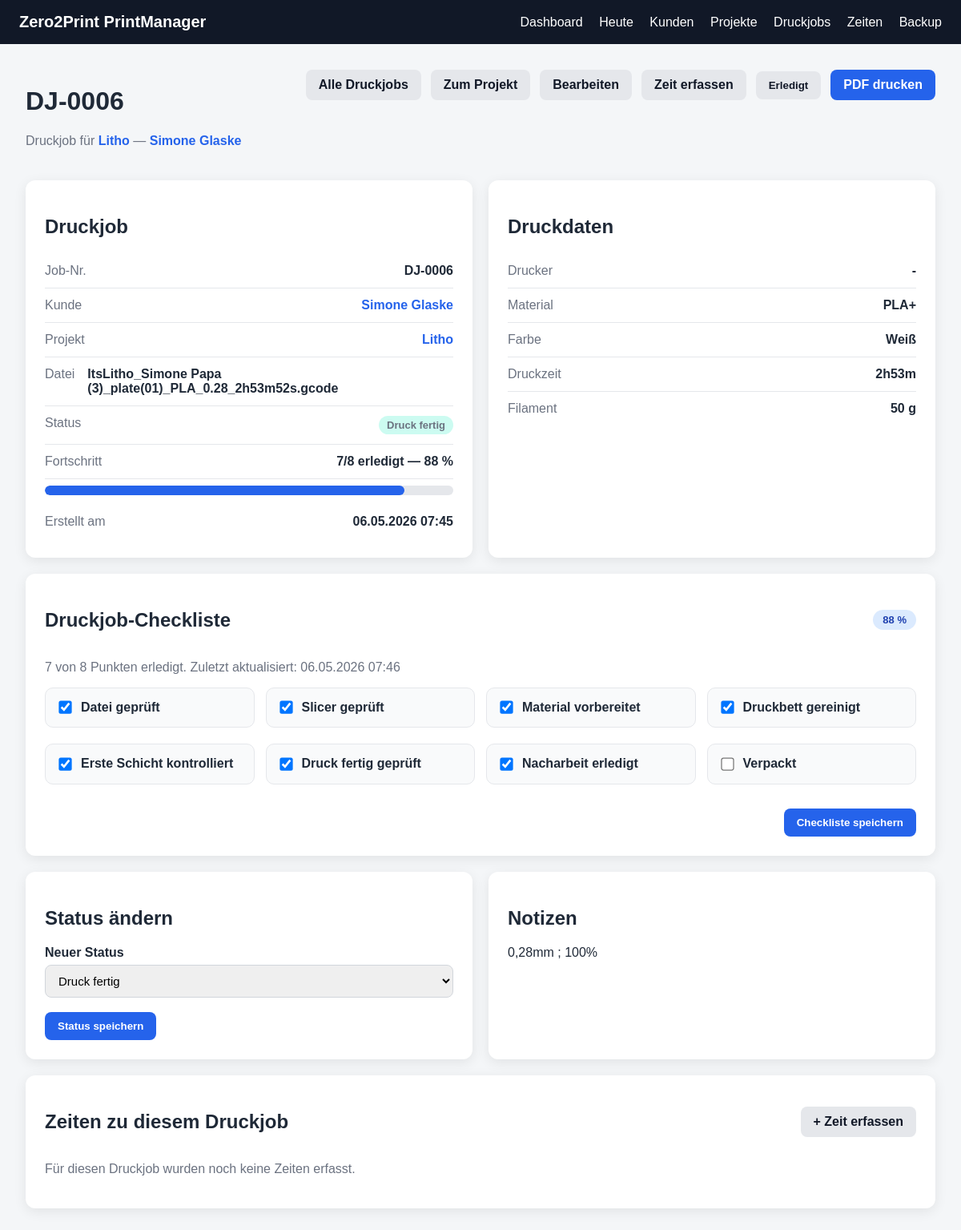
Screenshot of /jobs/6 with the database file from the repository.
### app/models.py (models this page shows)
class PrintJob(Base):
    __tablename__ = "print_jobs"
    id = Column(Integer, primary_key=True, index=True)
    project_id = Column(Integer, ForeignKey("projects.id"), nullable=False)
    file_id = Column(Integer, ForeignKey("project_files.id"), nullable=True)
    printer_name = Column(String, nullable=True)
    material = Column(String, nullable=True)
    color = Column(String, nullable=True)
    planned_print_time = Column(String, nullable=True)
    planned_weight_grams = Column(Integer, nullable=True)
    status = Column(String, default="Bereit zum Druck")
    notes = Column(Text, nullable=True)
    created_at = Column(DateTime, default=datetime.utcnow)
    project = relationship("Project", back_populates="print_jobs")
    file = relationship("ProjectFile", back_populates="print_jobs")
    time_entries = relationship(
        "TimeEntry",
        back_populates="print_job"
    )
    checklist = relationship(
        "PrintJobChecklist",
        back_populates="print_job",
        uselist=False,
        cascade="all, delete-orphan"
    )

class Project(Base):
    __tablename__ = "projects"
    id = Column(Integer, primary_key=True, index=True)
    customer_id = Column(Integer, ForeignKey("customers.id"), nullable=False)
    name = Column(String, nullable=False)
    description = Column(Text, nullable=True)
    status = Column(String, default="Anfrage")
    deadline = Column(String, nullable=True)
    note = Column(Text, nullable=True)
    created_at = Column(DateTime, default=datetime.utcnow)
    customer = relationship("Customer", back_populates="projects")
    files = relationship(
        "ProjectFile",
        back_populates="project",
        cascade="all, delete-orphan"
    )
    print_jobs = relationship(
        "PrintJob",
        back_populates="project",
        cascade="all, delete-orphan"
    )
    time_entries = relationship(
        "TimeEntry",
        back_populates="project",
        cascade="all, delete-orphan"
    )

class Customer(Base):
    __tablename__ = "customers"
    id = Column(Integer, primary_key=True, index=True)
    name = Column(String, nullable=False)
    email = Column(String, nullable=True)
    phone = Column(String, nullable=True)
    note = Column(Text, nullable=True)
    created_at = Column(DateTime, default=datetime.utcnow)
    projects = relationship(
        "Project",
        back_populates="customer",
        cascade="all, delete-orphan"
    )

class ProjectFile(Base):
    __tablename__ = "project_files"
    id = Column(Integer, primary_key=True, index=True)
    project_id = Column(Integer, ForeignKey("projects.id"), nullable=False)
    original_filename = Column(String, nullable=False)
    stored_filename = Column(String, nullable=False)
    file_path = Column(String, nullable=False)
    file_type = Column(String, nullable=True)
    version = Column(String, nullable=True)
    note = Column(Text, nullable=True)
    uploaded_at = Column(DateTime, default=datetime.utcnow)
    project = relationship("Project", back_populates="files")
    print_jobs = relationship(
        "PrintJob",
        back_populates="file"
    )

class PrintJobChecklist(Base):
    __tablename__ = "print_job_checklists"
    id = Column(Integer, primary_key=True, index=True)
    print_job_id = Column(Integer, ForeignKey("print_jobs.id"), nullable=False, unique=True)
    file_checked = Column(Boolean, default=False)
    slicer_checked = Column(Boolean, default=False)
    material_ready = Column(Boolean, default=False)
    bed_cleaned = Column(Boolean, default=False)
    first_layer_checked = Column(Boolean, default=False)
    print_finished_checked = Column(Boolean, default=False)
    post_processing_done = Column(Boolean, default=False)
    packed = Column(Boolean, default=False)
    updated_at = Column(DateTime, default=datetime.utcnow)
    print_job = relationship("PrintJob", back_populates="checklist")

### app/routes/print_jobs.py (the view)
@router.get("/{job_id}")
def print_job_detail(
    job_id: int,
    request: Request,
    db: Session = Depends(get_db)
):
    job = db.query(PrintJob).filter(PrintJob.id == job_id).first()
    if not job:
        return templates.TemplateResponse(
            request=request,
            name="not_found.html",
            context={
                "title": "Nicht gefunden",
                "message": "Druckjob wurde nicht gefunden."
            },
            status_code=404
        )
    checklist = get_or_create_checklist(db, job)
    return templates.TemplateResponse(
        request=request,
        name="print_job_detail.html",
        context={
            "title": f"DJ-{job.id:04d}",
            "job": job,
            "checklist": checklist
        }
    )

### app/templates/print_job_detail.html (shortened to what this page needs)
{% extends "base.html" %}
{% block content %}
<div class="page-header">
    <div>
        <h1>DJ-{{ "%04d"|format(job.id) }}</h1>
        <p class="muted">
            Druckjob für
            <a class="link-btn" href="/projects/{{ job.project.id }}">{{ job.project.name }}</a>
            —
            <a class="link-btn" href="/customers/{{ job.project.customer.id }}">{{ job.project.customer.name }}</a>
        </p>
    </div>
    <div class="header-actions">
        <a class="btn-secondary" href="/jobs">Alle Druckjobs</a>
        <a class="btn-secondary" href="/projects/{{ job.project.id }}">Zum Projekt</a>
        <a class="btn-secondary" href="/jobs/{{ job.id }}/edit">Bearbeiten</a>
        <a class="btn-secondary" href="/time/new?project_id={{ job.project.id }}&job_id={{ job.id }}">Zeit erfassen</a>
        <form method="post" action="/jobs/{{ job.id }}/done" onsubmit="return confirm('Druckjob als erledigt markieren?');">
            <button class="btn-secondary" type="submit">Erledigt</button>
        </form>
        <a class="btn" href="/jobs/{{ job.id }}/pdf" target="_blank">PDF drucken</a>
    </div>
</div>
<div class="detail-grid">
    <div class="page-card">
        <h2>Druckjob</h2>
        <div class="detail-row">
            <span>Job-Nr.</span>
            <strong>DJ-{{ "%04d"|format(job.id) }}</strong>
        </div>
        <div class="detail-row">
            <span>Kunde</span>
            <strong>
                <a class="link-btn" href="/customers/{{ job.project.customer.id }}">
                    {{ job.project.customer.name }}
                </a>
            </strong>
        </div>
        <div class="detail-row">
            <span>Projekt</span>
            <strong>
                <a class="link-btn" href="/projects/{{ job.project.id }}">
                    {{ job.project.name }}
                </a>
            </strong>
        </div>
        <div class="detail-row">
            <span>Datei</span>
            <strong>
                {% if job.file %}
                    {{ job.file.original_filename }}
                {% else %}
                    -
                {% endif %}
            </strong>
        </div>
        <div class="detail-row">
            <span>Status</span>
            <strong>
                <span class="status-pill {{ status_class(job.status) }}">
                    {{ job.status }}
                </span>
            </strong>
        </div>
        <div class="detail-row">
            <span>Fortschritt</span>
            <strong>
                {{ checklist_done_count(job) }}/{{ checklist_total_count() }} erledigt
                —
                {{ checklist_progress(job) }} %
            </strong>
        </div>
        <div class="progress-bar-wrap">
            <div class="progress-bar {{ checklist_progress_class(job) }}" style="width: {{ checklist_progress(job) }}%;"></div>
        </div>
        <div class="detail-row">
            <span>Erstellt am</span>
            <strong>{{ job.created_at.strftime("%d.%m.%Y %H:%M") }}</strong>
        </div>
    </div>
    <div class="page-card">
        <h2>Druckdaten</h2>
        <div class="detail-row">
            <span>Drucker</span>
            <strong>{{ job.printer_name or "-" }}</strong>
        </div>
        <div class="detail-row">
            <span>Material</span>
            <strong>{{ job.material or "-" }}</strong>
        </div>
        <div class="detail-row">
            <span>Farbe</span>
            <strong>{{ job.color or "-" }}</strong>
        </div>
        <div class="detail-row">
            <span>Druckzeit</span>
            <strong>{{ job.planned_print_time or "-" }}</strong>
        </div>
        <div class="detail-row">
            <span>Filament</span>
            <strong>
                {% if job.planned_weight_grams %}
                    {{ job.planned_weight_grams }} g
                {% else %}
                    -
                {% endif %}
            </strong>
        </div>
    </div>
</div>
<div class="page-card mt">
    <div class="section-header">
        <h2>Druckjob-Checkliste</h2>
        <span class="progress-pill {{ checklist_progress_class(job) }}">
            {{ checklist_progress(job) }} %
        </span>
    </div>
    <p class="muted">
        {{ checklist_done_count(job) }} von {{ checklist_total_count() }} Punkten erledigt.
        {% if checklist and checklist.updated_at %}
            Zuletzt aktualisiert: {{ checklist.updated_at.strftime("%d.%m.%Y %H:%M") }}
        {% endif %}
    </p>
    <form method="post" action="/jobs/{{ job.id }}/checklist">
        <div class="checklist-grid">
            <label class="checklist-item">
                <input type="checkbox" name="file_checked" value="1" {% if checklist and checklist.file_checked %}checked{% endif %}>
                <span>Datei geprüft</span>
            </label>
            <label class="checklist-item">
                <input type="checkbox" name="slicer_checked" value="1" {% if checklist and checklist.slicer_checked %}checked{% endif %}>
                <span>Slicer geprüft</span>
            </label>
            <label class="checklist-item">
                <input type="checkbox" name="material_ready" value="1" {% if checklist and checklist.material_ready %}checked{% endif %}>
                <span>Material vorbereitet</span>
            </label>
            <label class="checklist-item">
                <input type="checkbox" name="bed_cleaned" value="1" {% if checklist and checklist.bed_cleaned %}checked{% endif %}>
                <span>Druckbett gereinigt</span>
            </label>
            <label class="checklist-item">
                <input type="checkbox" name="first_layer_checked" value="1" {% if checklist and checklist.first_layer_checked %}checked{% endif %}>
                <span>Erste Schicht kontrolliert</span>
            </label>
            <label class="checklist-item">
                <input type="checkbox" name="print_finished_checked" value="1" {% if checklist and checklist.print_finished_checked %}checked{% endif %}>
                <span>Druck fertig geprüft</span>
            </label>
            <label class="checklist-item">
                <input type="checkbox" name="post_processing_done" value="1" {% if checklist and checklist.post_processing_done %}checked{% endif %}>
                <span>Nacharbeit erledigt</span>
            </label>
            <label class="checklist-item">
                <input type="checkbox" name="packed" value="1" {% if checklist and checklist.packed %}checked{% endif %}>
                <span>Verpackt</span>
            </label>
        </div>
        <div class="form-actions">
            <button class="btn" type="submit">Checkliste speichern</button>
        </div>
    </form>
</div>
<div class="detail-grid mt">
    <div class="page-card">
        <h2>Status ändern</h2>
        <form method="post" action="/jobs/{{ job.id }}/status">
            <div class="form-group">
                <label for="status">Neuer Status</label>
                <select id="status" name="status">
                    <option value="Druck fertig" {% if job.status == "Druck fertig" %}selected{% endif %}>Druck fertig</option>
                </select>
            </div>
            <button class="btn" type="submit">Status speichern</button>
        </form>
    </div>
    <div class="page-card">
        <h2>Notizen</h2>
        <p>{{ job.notes or "Keine Notizen vorhanden." }}</p>
    </div>
</div>
<div class="page-card mt">
    <div class="section-header">
        <h2>Zeiten zu diesem Druckjob</h2>
        <a class="btn-secondary" href="/time/new?project_id={{ job.project.id }}&job_id={{ job.id }}">+ Zeit erfassen</a>
    </div>
    {% if job.time_entries %}
    <table>
        <thead>
            <tr>
                <th>Datum</th>
                <th>Kategorie</th>
                <th>Dauer</th>
                <th>Notiz</th>
            </tr>
        </thead>
        <tbody>
            {% for entry in job.time_entries %}
            <tr>
                <td>{{ entry.created_at.strftime("%d.%m.%Y") }}</td>
                <td>{{ entry.category }}</td>
                <td>
                    {% if entry.duration_minutes %}
                        {{ entry.duration_minutes }} min
                    {% else %}
                        läuft
                    {% endif %}
                </td>
                <td>{{ entry.note or "-" }}</td>
            </tr>
            {% endfor %}
        </tbody>
    </table>
    {% else %}
    <p class="muted">Für diesen Druckjob wurden noch keine Zeiten erfasst.</p>
    {% endif %}
</div>
{% endblock %}

### app/static/style.css (style rules this page uses)
* { box-sizing: border-box; }
body { margin: 0; font-family: Arial, sans-serif; background: #f4f6f8; color: #1f2937; }
.page-card { background: white; border-radius: 12px; padding: 24px; box-shadow: 0 4px 16px rgba(0,0,0,0.08); max-width: 100%; overflow-x: auto; }
.btn { display: inline-block; border: none; background: #2563eb; color: white; padding: 10px 16px; border-radius: 8px; cursor: pointer; font-weight: bold; margin-top: 0; text-decoration: none; font-family: inherit; }
.page-header { display: flex; justify-content: space-between; align-items: flex-start; margin-bottom: 24px; gap: 16px; }
.muted { color: #6b7280; }
.link-btn { color: #2563eb; text-decoration: none; font-weight: bold; }
.form-group { margin-bottom: 18px; }
label { display: block; font-weight: bold; margin-bottom: 6px; }
input, textarea, select { width: 100%; padding: 10px 12px; border: 1px solid #d1d5db; border-radius: 8px; font-size: 15px; font-family: inherit; }
.form-actions { display: flex; justify-content: flex-end; gap: 12px; margin-top: 24px; }
.btn-secondary { display: inline-block; background: #e5e7eb; color: #111827; padding: 10px 16px; border-radius: 8px; text-decoration: none; font-weight: bold; font-family: inherit; }
.detail-grid { display: grid; grid-template-columns: 1fr 1fr; gap: 20px; }
.detail-row { display: flex; justify-content: space-between; gap: 16px; border-bottom: 1px solid #e5e7eb; padding: 12px 0; }
.detail-row:last-child { border-bottom: none; }
.detail-row span { color: #6b7280; }
.mt { margin-top: 20px; }
.header-actions, .section-header { display: flex; align-items: center; gap: 12px; }
.section-header { justify-content: space-between; margin-bottom: 16px; }
.header-actions form { margin: 0; }
.header-actions button.btn-secondary { border: none; cursor: pointer; font-family: inherit; }
.status-pill { display: inline-block; padding: 4px 10px; border-radius: 999px; font-size: 13px; font-weight: bold; white-space: nowrap; }
.status-done { background: #ccfbf1; color: #115e59; }
.checklist-grid { display: grid; grid-template-columns: repeat(4, 1fr); gap: 14px; }
.checklist-item { display: flex; align-items: center; gap: 10px; background: #f9fafb; border: 1px solid #e5e7eb; border-radius: 10px; padding: 14px; cursor: pointer; font-weight: bold; }
.checklist-item input { width: auto; transform: scale(1.25); }
.checklist-item span { line-height: 1.3; }
.progress-bar-wrap { width: 100%; height: 12px; background: #e5e7eb; border-radius: 999px; overflow: hidden; margin: 8px 0 12px 0; }
.progress-bar { height: 100%; border-radius: 999px; transition: width 0.2s ease; }
.progress-pill { display: inline-block; padding: 5px 12px; border-radius: 999px; font-weight: bold; font-size: 13px; }
.progress-good { background: #dbeafe; color: #1e40af; }
.progress-bar.progress-good, .mini-progress-bar.progress-good { background: #2563eb; }

### rows the page displays
PrintJob: id "0006", status "Druck fertig", created_at "06.05.2026 07:45", printer_name "-", material "PLA+", color "Weiß", planned_print_time "2h53m", planned_weight_grams "50", notes "0,28mm ; 100%"
Project: project.name "Litho"
Customer: project.customer.name "Simone Glaske"
ProjectFile: file.original_filename "ItsLitho_Simone Papa (3)_plate(01)_PLA_0.28_2h53m52s.gcode"
PrintJobChecklist: file_checked+slicer_checked+material_ready "7", file_checked+slicer_checked+material_ready "88", updated_at "06.05.2026 07:46", file_checked "☑", slicer_checked "☑", material_ready "☑", bed_cleaned "☑", first_layer_checked "☑", print_finished_checked "☑", post_processing_done "☑"

### other values shown
{{ checklist_total_count() }} "8"
